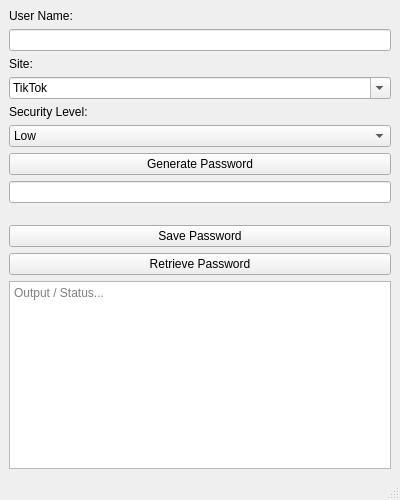
<?xml version="1.0" encoding="UTF-8"?>
<ui version="4.0">
 <class>MainWindow</class>
 <widget class="QMainWindow" name="MainWindow">
  <property name="geometry">
   <rect>
    <x>0</x>
    <y>0</y>
    <width>400</width>
    <height>500</height>
   </rect>
  </property>
  <property name="windowTitle">
   <string>Password Manager</string>
  </property>
  <widget class="QWidget" name="centralwidget">
   <layout class="QVBoxLayout" name="verticalLayout">
    <item>
     <widget class="QLabel" name="nameLabel">
      <property name="text">
       <string>User Name:</string>
      </property>
     </widget>
    </item>
    <item>
     <widget class="QLineEdit" name="nameEdit"/>
    </item>
    <item>
     <widget class="QLabel" name="siteLabel">
      <property name="text">
       <string>Site:</string>
      </property>
     </widget>
    </item>
    <item>
     <widget class="QComboBox" name="siteComboBox">
      <property name="editable">
       <bool>true</bool>
      </property>
      <item>
       <property name="text">
        <string>TikTok</string>
       </property>
      </item>
      <item>
       <property name="text">
        <string>Univ-Bechar</string>
       </property>
      </item>
      <item>
       <property name="text">
        <string>Facebook</string>
       </property>
      </item>
      <item>
       <property name="text">
        <string>Instagram</string>
       </property>
      </item>
      <item>
       <property name="text">
        <string>Gmail</string>
       </property>
      </item>
      <item>
       <property name="text">
        <string>Snapchat</string>
       </property>
      </item>
      <item>
       <property name="text">
        <string>google</string>
       </property>
      </item>
     </widget>
    </item>
    <item>
     <widget class="QLabel" name="levelLabel">
      <property name="text">
       <string>Security Level:</string>
      </property>
     </widget>
    </item>
    <item>
     <widget class="QComboBox" name="levelComboBox">
      <item>
       <property name="text">
        <string>Low</string>
       </property>
      </item>
      <item>
       <property name="text">
        <string>Medium</string>
       </property>
      </item>
      <item>
       <property name="text">
        <string>High</string>
       </property>
      </item>
     </widget>
    </item>
    <item>
     <widget class="QPushButton" name="generateButton">
      <property name="text">
       <string>Generate Password</string>
      </property>
     </widget>
    </item>
    <item>
     <widget class="QLineEdit" name="passwordEdit">
      <property name="echoMode">
       <enum>QLineEdit::Normal</enum>
      </property>
      <property name="readOnly">
       <bool>false</bool>
      </property>
     </widget>
    </item>
    <item>
     <spacer name="verticalSpacer">
      <property name="orientation">
       <enum>Qt::Vertical</enum>
      </property>
      <property name="sizeHint" stdset="0">
       <size>
        <width>20</width>
        <height>20</height>
       </size>
      </property>
     </spacer>
    </item>
    <item>
     <widget class="QPushButton" name="saveButton">
      <property name="text">
       <string>Save Password</string>
      </property>
     </widget>
    </item>
    <item>
     <widget class="QPushButton" name="retrieveButton">
      <property name="text">
       <string>Retrieve Password</string>
      </property>
     </widget>
    </item>
    <item>
     <widget class="QTextEdit" name="outputTextEdit">
      <property name="placeholderText">
       <string>Output / Status...</string>
      </property>
     </widget>
    </item>
   </layout>
  </widget>
  <widget class="QStatusBar" name="statusbar"/>
 </widget>
 <resources/>
 <connections/>
</ui>
